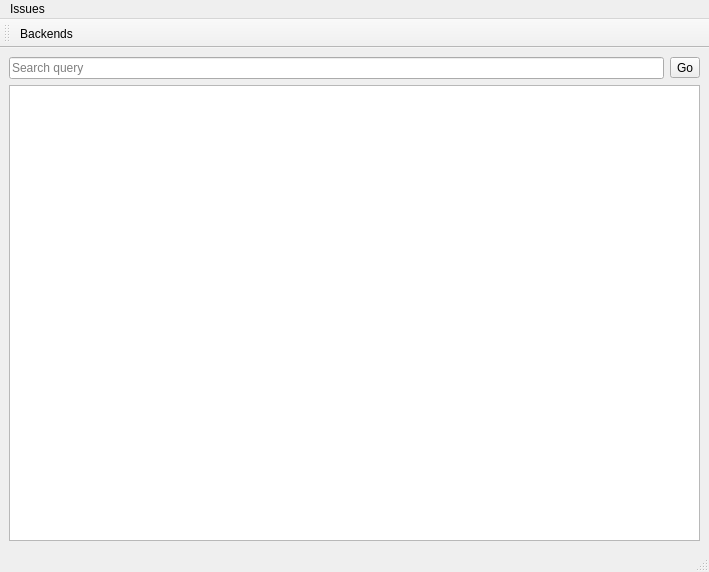
<?xml version="1.0" encoding="UTF-8"?>
<ui version="4.0">
 <class>MainWindow</class>
 <widget class="QMainWindow" name="MainWindow">
  <property name="geometry">
   <rect>
    <x>0</x>
    <y>0</y>
    <width>709</width>
    <height>572</height>
   </rect>
  </property>
  <property name="windowTitle">
   <string>QBoobTracker</string>
  </property>
  <widget class="QWidget" name="centralwidget">
   <layout class="QVBoxLayout" name="verticalLayout">
    <item>
     <widget class="QWidget" name="widget" native="true">
      <layout class="QHBoxLayout" name="horizontalLayout">
       <property name="leftMargin">
        <number>0</number>
       </property>
       <property name="topMargin">
        <number>0</number>
       </property>
       <property name="rightMargin">
        <number>0</number>
       </property>
       <property name="bottomMargin">
        <number>0</number>
       </property>
       <item>
        <widget class="QLineEdit" name="searchEdit">
         <property name="placeholderText">
          <string>Search query</string>
         </property>
        </widget>
       </item>
       <item>
        <widget class="QToolButton" name="searchButton">
         <property name="text">
          <string>Go</string>
         </property>
        </widget>
       </item>
      </layout>
     </widget>
    </item>
    <item>
     <widget class="QTableView" name="bugList">
      <property name="alternatingRowColors">
       <bool>true</bool>
      </property>
      <property name="horizontalScrollMode">
       <enum>QAbstractItemView::ScrollPerPixel</enum>
      </property>
      <property name="sortingEnabled">
       <bool>true</bool>
      </property>
      <property name="cornerButtonEnabled">
       <bool>false</bool>
      </property>
      <attribute name="verticalHeaderVisible">
       <bool>false</bool>
      </attribute>
     </widget>
    </item>
   </layout>
  </widget>
  <widget class="QMenuBar" name="menubar">
   <property name="geometry">
    <rect>
     <x>0</x>
     <y>0</y>
     <width>709</width>
     <height>20</height>
    </rect>
   </property>
   <widget class="QMenu" name="menuIssues">
    <property name="title">
     <string>Issues</string>
    </property>
    <addaction name="actionBulk"/>
   </widget>
   <addaction name="menuIssues"/>
  </widget>
  <widget class="QStatusBar" name="statusbar"/>
  <widget class="QToolBar" name="toolBar">
   <property name="windowTitle">
    <string>toolBar</string>
   </property>
   <attribute name="toolBarArea">
    <enum>TopToolBarArea</enum>
   </attribute>
   <attribute name="toolBarBreak">
    <bool>false</bool>
   </attribute>
   <addaction name="actionBackends"/>
  </widget>
  <action name="actionBackends">
   <property name="text">
    <string>Backends</string>
   </property>
  </action>
  <action name="actionBulk">
   <property name="text">
    <string>Bulk &amp;edit</string>
   </property>
   <property name="shortcut">
    <string>Alt+E</string>
   </property>
  </action>
 </widget>
 <resources/>
 <connections/>
</ui>
